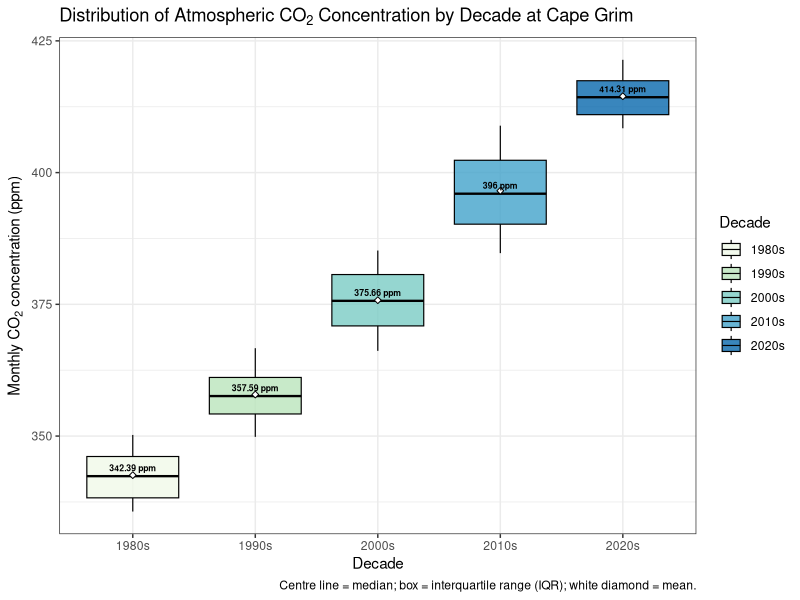

Write R code to recreate this figure.
#Prelim plot

library(tidyverse)

cape <- read_csv("Original Dataset.csv", skip = 24, show_col_types = FALSE)

cape <- cape %>%
  slice(1:597) 

cape <- cape %>%
  rename(
    
    Year = YYYY,
    Month = MM,
    Day = DD,
    DateDecimal = DATE,
    CO2 = `CO2(ppm)`,
    SD = `SD(ppm)`,
    GrowthRate = `GR(ppm/yr)`
    
  )

cape$Year <- as.numeric(cape$Year)
cape$Month <- as.numeric(cape$Month)
cape$CO2 <- as.numeric(cape$CO2)

cape <- cape %>%
  
  filter(Year >= 1980 & Year <= 2024)

cape <- cape %>%
  mutate(
    Time = Year + (Month - 1) / 12,
    Decade = paste0(floor(Year / 10) * 10, "s")
  )

# Calculate median CO2 for each decade
decade_medians <- cape %>%
  group_by(Decade) %>%
  summarise(
    Median_CO2 = median(CO2, na.rm = TRUE),
    .groups = "drop"
  )

ggplot(cape, aes(x = Decade, y = CO2, fill = Decade)) +
  geom_boxplot(
    color = "black",
    linewidth = 0.4,
    outlier.shape = 16,
    outlier.size = 1.5,
    alpha = 0.8
  ) +
  stat_summary(
    fun = mean,
    geom = "point",
    shape = 23,
    size = 1.5,
    fill = "white",
    color = "black"
  ) +
  geom_text(
    data = decade_medians,
    aes(
      x = Decade,
      y = Median_CO2,
      label = paste0(round(Median_CO2, 2), " ppm")
    ),
    vjust = -0.7,
    size = 2.2,
    fontface = "bold"
  ) +
  scale_fill_brewer(palette = "GnBu") +
  labs(
    title = expression("Distribution of Atmospheric CO"[2]*" Concentration by Decade at Cape Grim"),
    x = "Decade",
    y = expression("Monthly CO"[2]*" concentration (ppm)"),
    caption = "Centre line = median; box = interquartile range (IQR); white diamond = mean."
  ) +
  theme_bw() 

decade_summary <- cape %>%
  group_by(Decade) %>%
  summarise(
    `Median CO2 (ppm)` = round(median(CO2, na.rm = TRUE), 2),
    `Q1 CO2 (ppm)` = round(quantile(CO2, 0.25, na.rm = TRUE), 2),
    `Q3 CO2 (ppm)` = round(quantile(CO2, 0.75, na.rm = TRUE), 2),
    `IQR (ppm)` = round(IQR(CO2, na.rm = TRUE), 2),
    .groups = "drop"
  )

decade_summary
